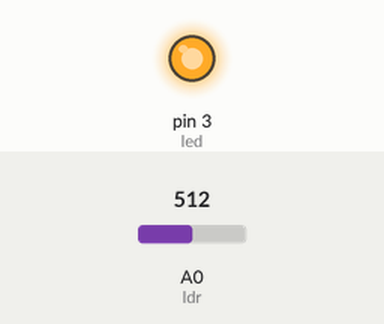
Bench run of a sketch on a simulated Arduino Uno, built with avr-gcc and run on an emulated ATmega328P. Parts: output pins drawn as LEDs (lit = HIGH). The inputs (shaded band) are chosen by the test bench; at power-on: A0 (ldr) = 512.

Above: at 1.2 s.
1.3 s: A0 (ldr) set to 692
2.8 s: A0 (ldr) set to 711
At 4.0 s:
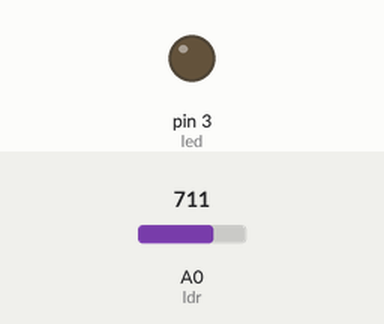
4.3 s: A0 (ldr) set to 690
At 5.4 s:
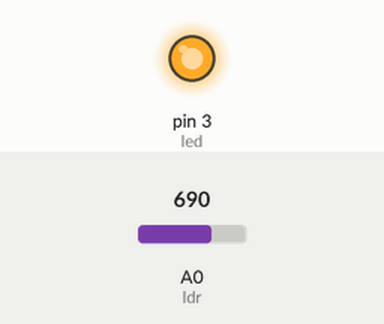
5.8 s: A0 (ldr) set to 710
At 6.6 s:
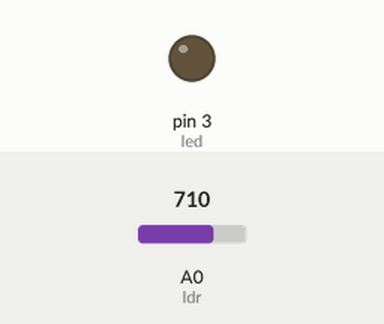
Timing chart, 0 to 8.3 s (numbered marks = the images above; inputs shaded):
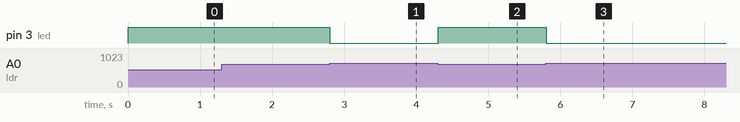

Measured:
- the behaviour switches between 700 and 701 on A0 (ldr) (found by bisection; images 0 and 1)
- after the input at 1.3 s, every drawn part: stays the same
- after the input at 2.8 s, pin 3 (led): HIGH → LOW at once
- after the input at 4.3 s, pin 3 (led): LOW → HIGH at once
- after the input at 5.8 s, pin 3 (led): HIGH → LOW at once

The sketch:

karanlikta_yanan_led.ino
```cpp
#define ldr A0
#define led 3
void setup() {

  pinMode(ldr,INPUT);
  pinMode(led,OUTPUT);


}

void loop() {
  if(analogRead(ldr)<=700){
    digitalWrite(led,HIGH);
  }else{
    digitalWrite(led,LOW);
  }
  delay(100);


}
```
